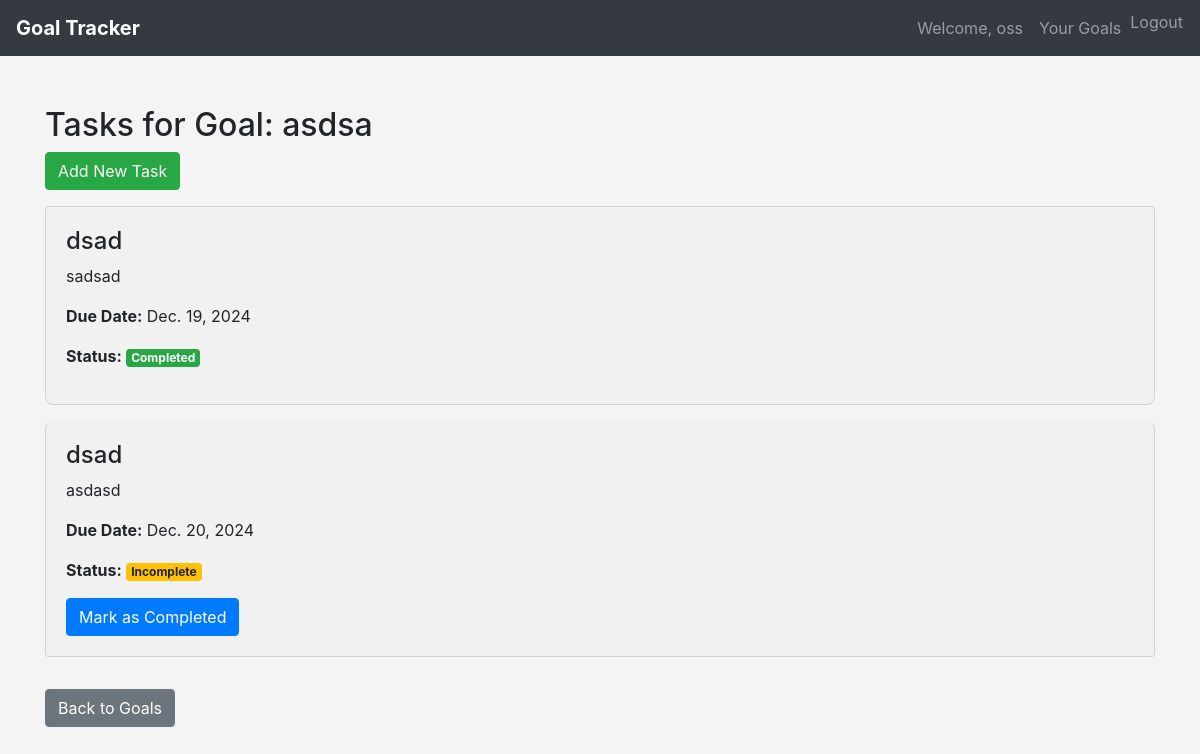
The page /goals/3/tasks/ (signed in) on the database its author committed.
### tracker/models.py (models this page shows, shortened)
class Goal(models.Model):
    PRIORITY_CHOICES = [
        ('H', 'High'),
        ('M', 'Medium'),
        ('L', 'Low'),
    ]
    title = models.CharField(max_length=200)
    description = models.TextField()
    deadline = models.DateField()
    priority = models.CharField(max_length=1, choices=PRIORITY_CHOICES)
    user = models.ForeignKey(User, on_delete=models.CASCADE, related_name='goals')
    is_recurring = models.BooleanField(default=False)
    recurrence_period = models.CharField(max_length=50, blank=True, help_text="e.g. weekly, monthly")

class Task(models.Model):
    goal = models.ForeignKey(Goal, on_delete=models.CASCADE, related_name='tasks')
    title = models.CharField(max_length=200)
    description = models.TextField(blank=True)
    due_date = models.DateField()
    completed = models.BooleanField(default=False)

### tracker/views.py (the view)
# urls.py: path('goals/<int:goal_id>/tasks/', views.task_list, name='task_list'),
@login_required
def task_list(request, goal_id):
    goal = get_object_or_404(Goal, id=goal_id, user=request.user)
    tasks = goal.tasks.all()
    return render(request, 'task_list.html', {'goal': goal, 'tasks': tasks})

### templates/task_list.html (shortened to what this page needs)
{% load static %}
<!DOCTYPE html>
<html lang="en">
  <head>
    <link
      rel="stylesheet"
      href="https://stackpath.bootstrapcdn.com/bootstrap/4.5.2/css/bootstrap.min.css"
    />
    <link
      rel="stylesheet"
      type="text/css"
      href="{% static 'css/style.css' %}"
    />
  </head>
  <body>
    <nav class="navbar navbar-expand-lg navbar-dark bg-dark">
      <a class="navbar-brand" href="{% url 'home' %}">Goal Tracker</a>
      <div class="collapse navbar-collapse" id="navbarNav">
        <ul class="navbar-nav ml-auto">
          {% if user.is_authenticated %}
          <li class="nav-item">
            <a href="{% url 'profile' %}" class="nav-link"
              >Welcome, {{ user.username }}</a
            >
          </li>
          <li class="nav-item">
            <a class="nav-link" href="{% url 'goal_list' %}">Your Goals</a>
          </li>
          <li class="nav-item">
            <form
              method="post"
              action="{% url 'logout' %}"
              style="display: inline"
            >
              <button
                type="submit"
                class="nav-link btn btn-link"
                style="display: inline; padding: 0; margin: 0"
              >
                Logout
              </button>
            </form>
          </li>
          {% endif %}
        </ul>
      </div>
    </nav>
    <div class="container task-container">
      <h2>Tasks for Goal: {{ goal.title }}</h2>
      <a href="{% url 'task_create' goal.id %}" class="btn btn-success mb-3"
        >Add New Task</a
      >
      {% if tasks %}
      <div class="list-group">
        {% for task in tasks %}
        <div class="list-group-item mb-3 task-item">
          <h4>{{ task.title }}</h4>
          <p>{{ task.description }}</p>
          <p><strong>Due Date:</strong> {{ task.due_date }}</p>
          <p>
            <strong>Status:</strong>
            {% if task.completed %}
            <span class="badge badge-success">Completed</span>
            {% else %}
            <span class="badge badge-warning">Incomplete</span>
            {% endif %}
          </p>
          {% if not task.completed %}
          <a
            href="{% url 'complete_task' goal.id task.id %}"
            class="btn btn-primary"
            >Mark as Completed</a
          >
          {% endif %}
        </div>
        {% endfor %}
      </div>
      {% else %}
      <p>No tasks added for this goal.</p>
      {% endif %}
      <a href="{% url 'goal_list' %}" class="btn btn-secondary mt-3"
        >Back to Goals</a
      >
    </div>
  </body>
</html>

### static/css/style.css (style rules this page uses)
body { background-color: #f4f4f4; }
.navbar-brand { font-weight: bold; }
.btn-link { color: #007bff; text-decoration: none; }

### templates/task_list.html (style rules this page uses)
.task-container { margin-top: 50px; }
.task-item { padding: 20px; margin-bottom: 20px; background-color: #f1f1f1; border-radius: 8px; }

### rows shown on the page
Goal: title "asdsa"
Task: title "dsad", description "sadsad", due_date "Dec. 19, 2024", completed "Completed"
Task: title "dsad", description "asdasd", due_date "Dec. 20, 2024", completed "Incomplete"

### other values the page prints
{{ user.username }} "oss"
